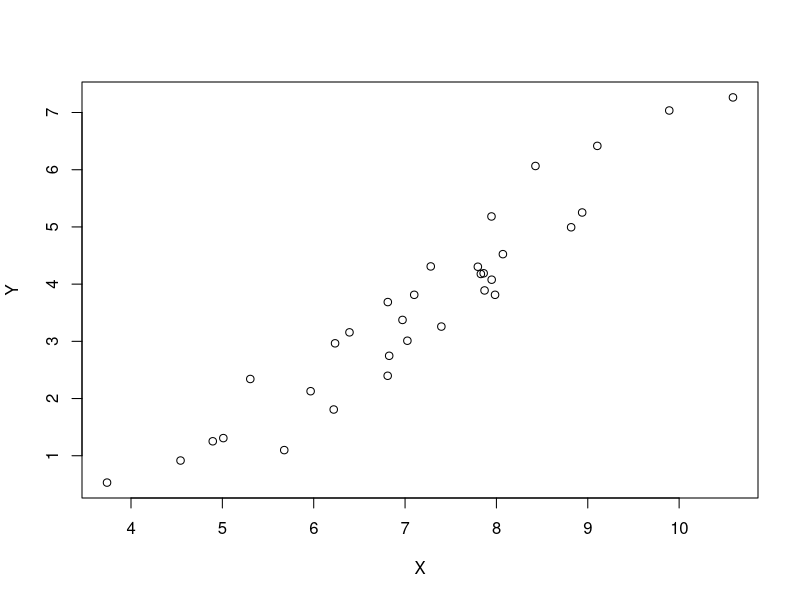
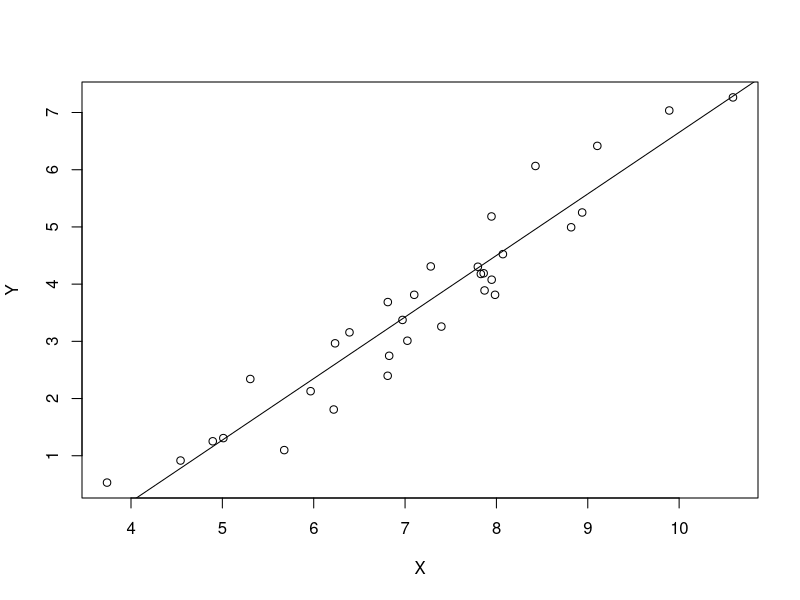
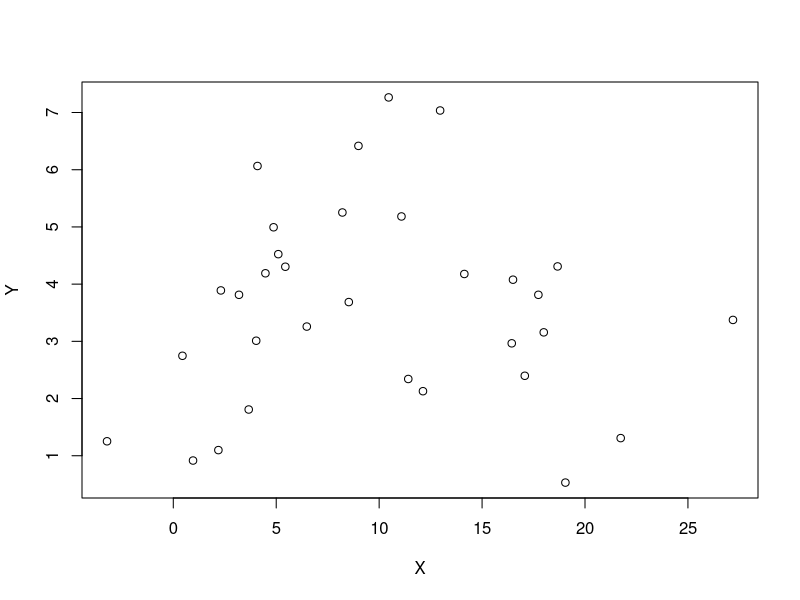
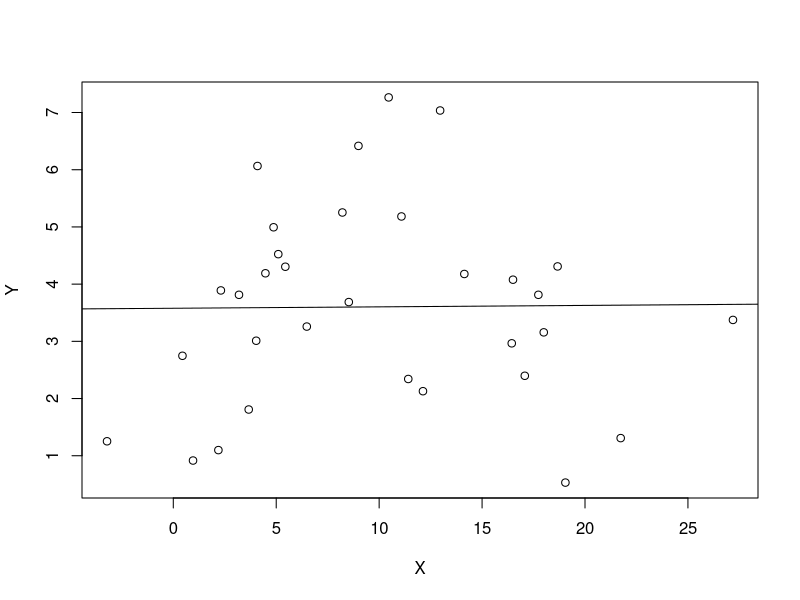

Reproduce these figures in R, in order.
## ---- chunk 1
knitr::opts_chunk$set(echo = TRUE,warning = FALSE, message = FALSE)
## ---- chunk 2
library(dplyr)
## ---- chunk 3
tabla<-read.csv("rdchem.csv")
# tabla
## ---- chunk 4
tabla2 <- select(tabla,lsales,lrd)
tabla2<-rename(tabla2,X=lsales,Y=lrd)
plot(Y~X, data=tabla2)
## ---- chunk 5
modelo1<-lm(Y~X,data=tabla2)
summary(modelo1)
b1<--4.10472 
b1
## ---- chunk 6
b2<-1.07573 
b2
## ---- chunk 7
confint(modelo1)
## ---- chunk 8
plot(Y~X,data=tabla2)
# modelo1<-lm(Y~X,data=tabla2)
abline(modelo1)
## ---- chunk 9
summary(modelo1)
r2<-0.9098
r2
## ---- chunk 10
eeB1<-0.45277
varB1<-eeB1^2
varB1
## ---- chunk 11
eeB2<-0.06183
varB2<-eeB2^2
varB2
## ---- chunk 12
tabla2 <- select(tabla,profmarg,lrd)
tabla2<-rename(tabla2,X=profmarg,Y=lrd)
plot(Y~X, data=tabla2)
## ---- chunk 13
modelo1<-lm(Y~X,data=tabla2)
summary(modelo1)
b1<-3.578372
b1
## ---- chunk 14
b2<-0.002489
b2
## ---- chunk 15
confint(modelo1)
## ---- chunk 16
plot(Y~X,data=tabla2)
# modelo1<-lm(Y~X,data=tabla2)
abline(modelo1)
## ---- chunk 17
summary(modelo1)
r2<-0.000108
r2
## ---- chunk 18
eeB1<-0.530638
varB1<-eeB1^2
varB1
## ---- chunk 19
eeB2<-0.043722
varB2<-eeB2^2
varB2
